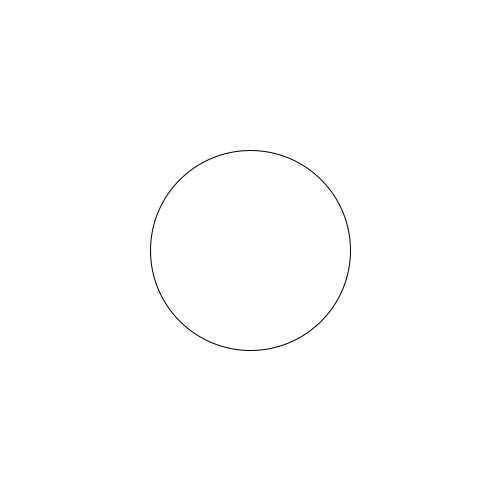
Frame 1 (no input)
Frame 60 (the mouse pressed at the canvas centre just before this capture): identical to frame 1, image omitted
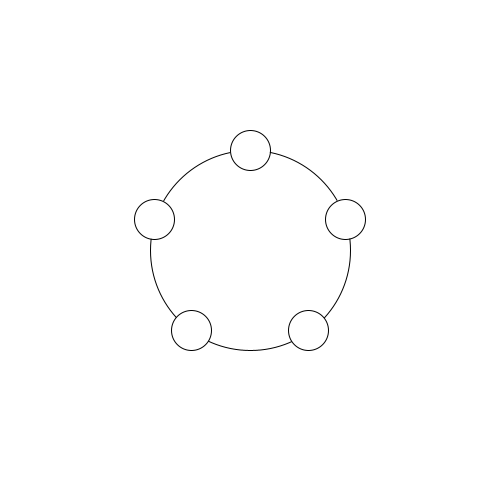
Frame 120 (the mouse held since frame 60 and released just before this capture)

The Processing sketch that drew these frames (run headless with seeded random() and noise(); from frame 60 on, the mouse is pressed at the canvas centre):

// Processing sketch: circlesInCircle
// ── circlesInCircle.pde


void setup() {
    size(500,500);
}

void draw() {
    background(255);
    circle(width/2,height/2,200);
    float circleNum = mouseX/49;
    for(int i = 1; i <= circleNum;i++){
        //the position of all the small circles relative to each other is calculated by 2PI*i / number of circles
        //the additional rotation of the circles is calculated by 
        circle(width/2 + 100*sin((PI*2*i/circleNum)+2*PI*mouseY/(height)), height/2 + 100*cos((PI*2*i/circleNum)+2*PI*mouseY/height), 40);
    }
}
